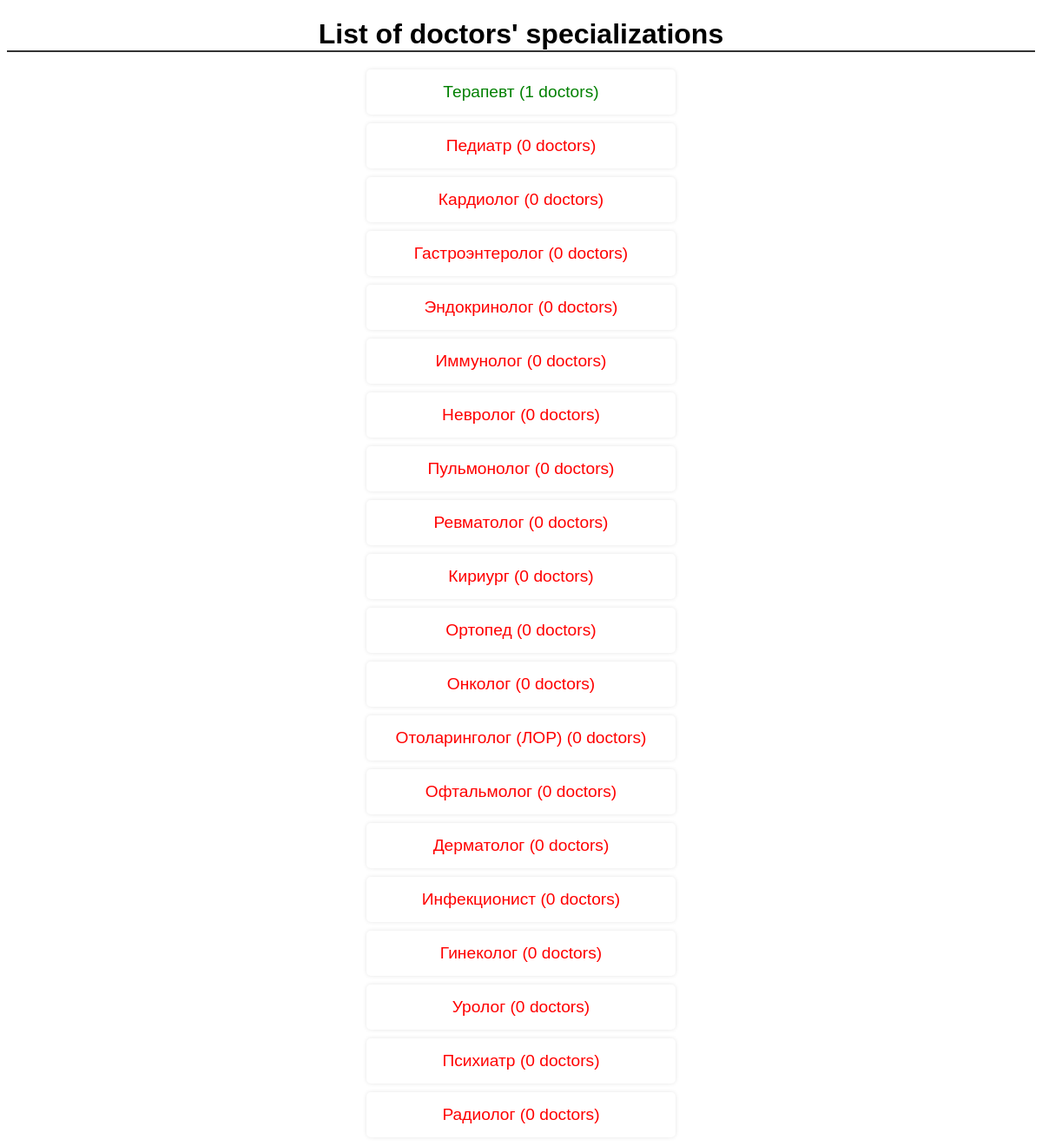
The app's page /, older data.
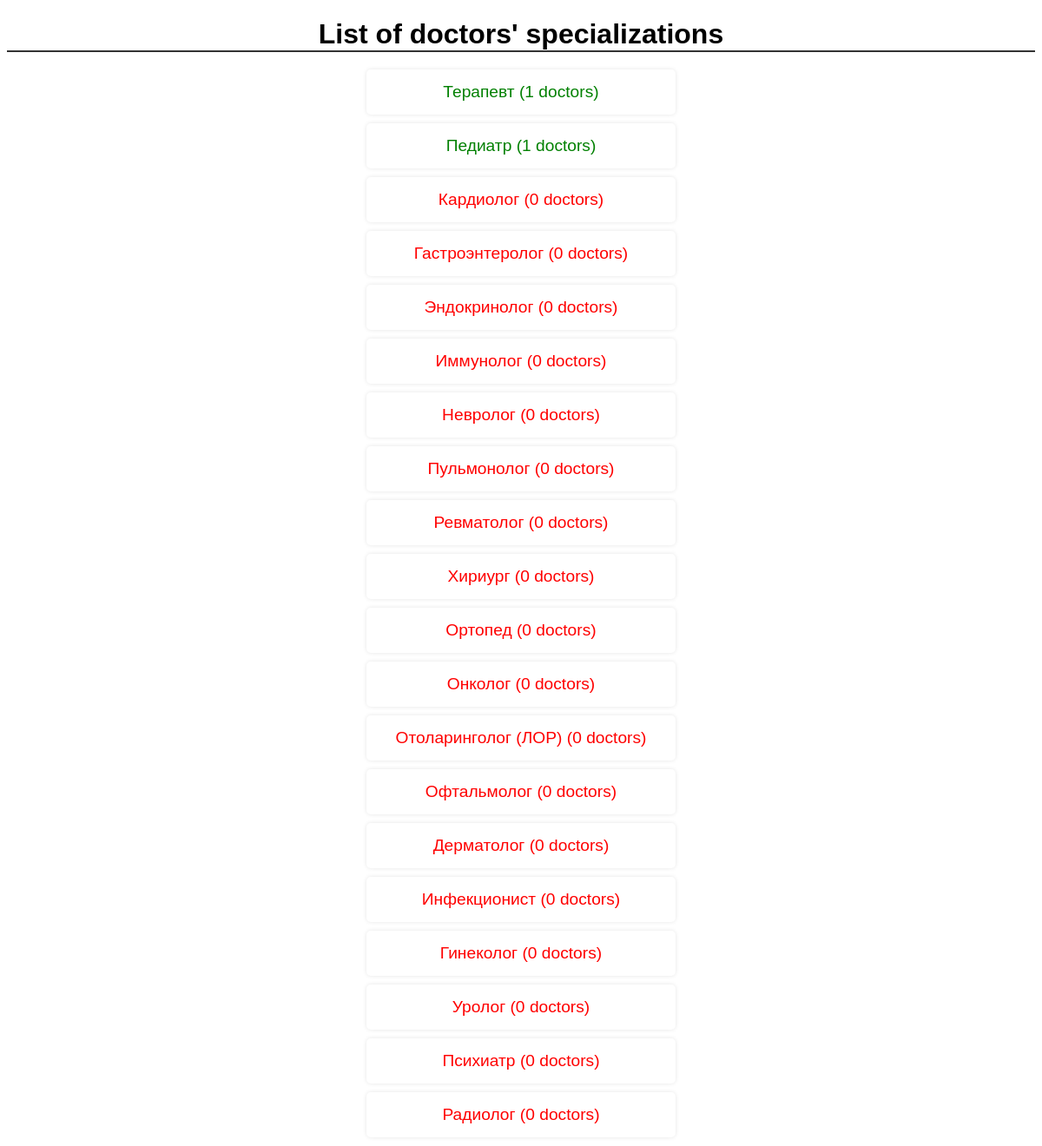
The same page, newer data.
### doctors/models.py (models this page shows)
class Specialization(models.Model):
    name = models.CharField(max_length=100)
    def __str__(self):
        return self.name

### doctors/views.py (the view)
# urls.py: path('', doctors_spec, name='spec-list'),
def doctors_spec(request):
    specializations = Specialization.objects.all().annotate(num_doctors=Count('doctor'))
    return render(request, 'spec_list.html', {'specializations': specializations})

### doctors/templates/spec_list.html (shortened to what this page needs)
{% load static %}
<!DOCTYPE html>
<html>
<head>
    <link rel="stylesheet" href="{% static 'doctors/css/list.css' %}">
</head>
<body>
    <h1>List of doctors' specializations</h1>
    <ul>
        {% for specialization in specializations %}
        <li>
          <a class="{% if specialization.num_doctors == 0 %}no-doctors{% else %}has-doctors{% endif %}"
            href="{% url 'spec-name' specialization.name %}">{{ specialization }} ({{ specialization.num_doctors }} doctors)
          </a>
        </li>
        {% endfor %}
    </ul>
</body>
</html>

Row changes from the older to the newer data that the page shows:
computed for Specialization "Педиатр": num_doctors "0" → "1"
changed Specialization: name "Кириург" → "Хириург"
